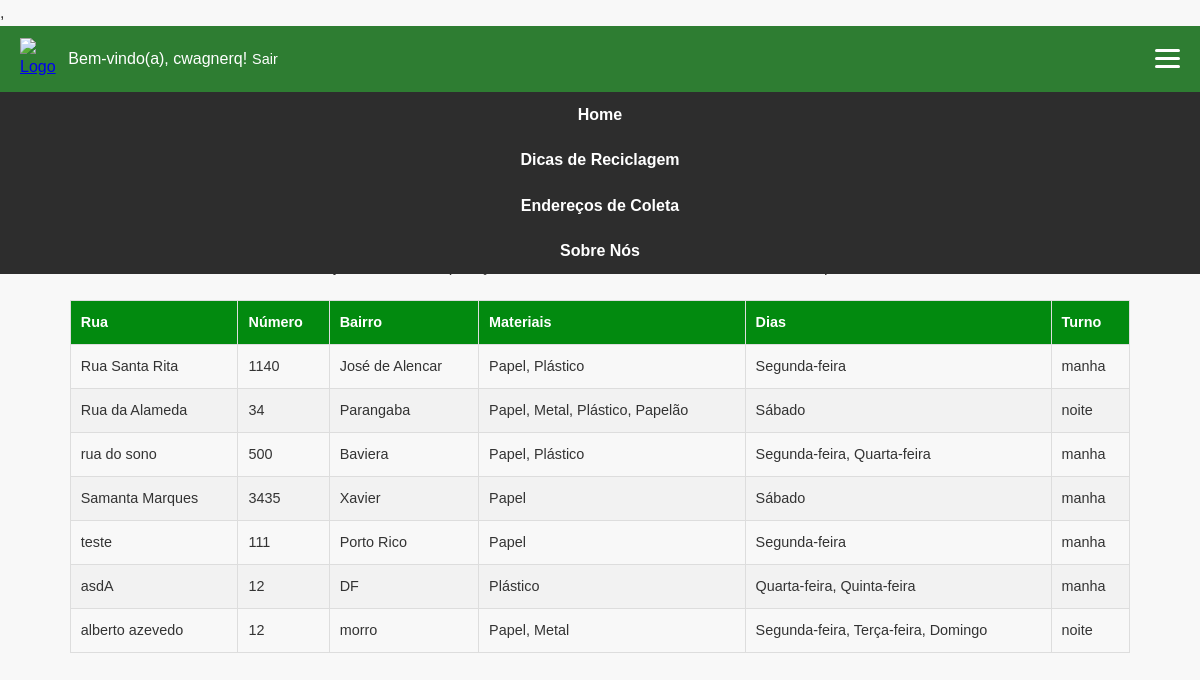
Screenshot of /parceiros/ (signed in) with the database file from the repository.
### core/models.py (models this page shows, shortened)
class Coleta(models.Model):
    rua = models.CharField(max_length=100)
    numero = models.CharField(max_length=10)
    bairro = models.CharField(max_length=100)
    materiais = models.ManyToManyField(Material)
    dias = models.ManyToManyField(Dia)
    TURNO_CHOICES = [
        ('manha', 'Manhã'),
        ('tarde', 'Tarde'),
        ('noite', 'Noite'),
    ]
    turno = models.CharField(max_length=10, choices=TURNO_CHOICES, blank=False)

class Material(models.Model):
    nome = models.CharField(max_length=100)
    def __str__(self):
        return self.nome

class Dia(models.Model):
    nome = models.CharField(max_length=100)
    def __str__(self):
        return self.nome

### core/views.py (the view)
# urls.py: path('parceiros/', views.parceiros, name='parceiros'),
def parceiros(request):
    if User.is_authenticated:
        coletas = Coleta.objects.all()  # Busca todos os registros do modelo Coleta
        return render(request, 'recicle/pages/parceiros.html', {'coletas': coletas})  # Renderiza o template 'parceiros.html'
    else:
        return redirect('/')

### core/templates/recicle/pages/parceiros.html (shortened to what this page needs)
{% load static %}
<!DOCTYPE html>
<html lang="pt-br">
    <head>
        <link href="https://cdnjs.cloudflare.com/ajax/libs/font-awesome/6.5.1/css/all.min.css" rel="stylesheet">
        <link href="https://cdnjs.cloudflare.com/ajax/libs/font-awesome/6.5.1/css/all.min.css" rel="stylesheet">,
        <link rel="stylesheet" type="text/css" href="{% static 'css/parceiros.css' %}">
    </head>
<body>
    <header>
        <a href="{% url 'index' %}">
            <img src="{% static 'images/logo.png' %}" alt="Logo" class="logo">
            </a>
        <nav>
          <ul class="menu">
            <li><a href="{% url 'index' %}">Home</a></li>
            <li><a href="{% url 'dicas' %}">Dicas de Reciclagem</a></li>
            <li><a href="{% url 'parceiros' %}">Endereços de Coleta</a></li>
            <li><a href="#">Sobre Nós</a></li>
          </ul>
        </nav>
        <button class="hamburger" aria-label="Abrir menu">
          <span></span>
          <span></span>
          <span></span>
        </button>
        <div class="msg">
          {% if user.is_authenticated %}
          <p class="mensagem_login">Bem-vindo(a), {{ user.get_full_name|default:user.username }}!</p>
          <form action="{% url 'logout' %}" method="post" style="display: inline;">
            <button type="submit">Sair</button>
          </form>
          {% endif %}
        </div>
      </header>
    <h1>Lista de Parceiros</h1>
    <main>
        <p class="textos">Prezados catadores,</p>
        <p class="textos">Essa é a lista de residências parceiras cadastradas. Escolha qual residência visitará e nos informe para contactarmos o parceiro e firmarmos a parceria.</p>
        <p class="textos"> <b>Importante:</b> Não apareça no local de coleta sem antes confirmarmos a parceria.</p>
        <div class="content">
            <div class="center-column">
                <table>
                    <thead>
                        <tr>
                            <th>Rua</th>
                            <th>Número</th>
                            <th>Bairro</th>
                            <th>Materiais</th>
                            <th>Dias</th>
                            <th>Turno</th>
                        </tr>
                    </thead>
                    <tbody>
                        {% for coleta in coletas %}
                            <tr>
                                <td>{{ coleta.rua }}</td>
                                <td>{{ coleta.numero }}</td>
                                <td>{{ coleta.bairro }}</td>
                                <td>{{ coleta.materiais.all|join:", " }}</td>
                                <td>{{ coleta.dias.all|join:", " }}</td>
                                <td>{{ coleta.turno }}</td>
                            </tr>
                        {% empty %}
                            <tr>
                                <td colspan="6">Nenhum registro encontrado.</td>
                            </tr>
                        {% endfor %}
                    </tbody>
                </table>
            </div>
        </div>
    </main>
</body>
</html>

### core/static/css/parceiros.css (style rules this page uses)
* { margin: 0; padding: 0; box-sizing: border-box; }
html, body { height: 100%; overflow-x: hidden; }
body { font-family: Arial, sans-serif; line-height: 1.6; color: #333; background-color: #f8f8f8; margin: 0; display: flex; flex-direction: column; min-height: 100vh; }
header { display: flex; justify-content: space-between; align-items: center; background-color: #2e7d32; color: white; padding: 10px 20px; position: relative; }
.logo { max-height: 50px; order: 0; }
.menu { display: flex; list-style: none; justify-content: flex-start; align-items: center; gap: 20px; margin: 0; padding: 0; order: 0; }
.menu a { text-decoration: none; color: white; font-weight: bold; transition: color 0.3s ease; }
.hamburger { display: none; }
.hamburger span { display: block; width: 100%; height: 3px; background-color: white; border-radius: 5px; transition: transform 0.3s ease, opacity 0.3s ease; }
.menu { display: flex; list-style: none; gap: 20px; transition: transform 0.3s ease; }
main, h1 { margin: 20px auto; max-width: 1200px; text-align: center; }
table { width: 100%; border-collapse: collapse; margin-top: 20px; font-size: 0.9rem; }
th, td { border: 1px solid #ddd; padding: 10px; text-align: left; }
th { background-color: #028a0f; color: white; }
tr:nth-child(even) { background-color: #f2f2f2; }
.msg { display: flex; justify-content: center; align-items: center; margin-top: 10px; }
.msg form { display: flex; gap: 10px; align-items: center; }
.msg input, .msg button { padding: 5px; font-size: 0.9rem; }
.msg button { background-color: #2e7d32; color: white; border: none; cursor: pointer; }
.hamburger { order: 3; display: block; background: none; border: none; box-shadow: none; cursor: pointer; }
.hamburger span { display: block; width: 25px; height: 3px; margin: 5px auto; background: white; border-radius: 2px; }
.menu { display: flex; flex-direction: column; background-color: #2d2d2d; position: absolute; top: 100%; right: 0; width: 100%; padding: 10px 0; }
.menu a { color: white; padding: 10px 0; }
.content { padding: 0 10px; box-sizing: border-box; }
table { min-width: 600px; width: 100%; }
.msg { width: 100%; justify-content: flex-start; margin-bottom: 10px; }
.msg form { flex-direction: column; align-items: center; }
.msg input, .msg button { width: 100%; max-width: 300px; }
.logo { max-height: 60px; }

### rows the page displays
Coleta: rua "Rua Santa Rita", numero "1140", bairro "José de Alencar", materiais.all "Papel, Plástico", dias.all "Segunda-feira", turno "manha"
Coleta: rua "Rua da Alameda", numero "34", bairro "Parangaba", materiais.all "Papel, Metal, Plástico, Papelão", dias.all "Sábado", turno "noite"
Coleta: rua "rua do sono", numero "500", bairro "Baviera", materiais.all "Papel, Plástico", dias.all "Segunda-feira, Quarta-feira", turno "manha"
Coleta: rua "Samanta Marques", numero "3435", bairro "Xavier", materiais.all "Papel", dias.all "Sábado", turno "manha"
Coleta: rua "teste", numero "111", bairro "Porto Rico", materiais.all "Papel", dias.all "Segunda-feira", turno "manha"
Coleta: rua "asdA", numero "12", bairro "DF", materiais.all "Plástico", dias.all "Quarta-feira, Quinta-feira", turno "manha"
Coleta: rua "alberto azevedo", numero "12", bairro "morro", materiais.all "Papel, Metal", dias.all "Segunda-feira, Terça-feira, Domingo", turno "noite"

### other values shown
{{ user.get_full_name|default:user.username }} "cwagnerq"
